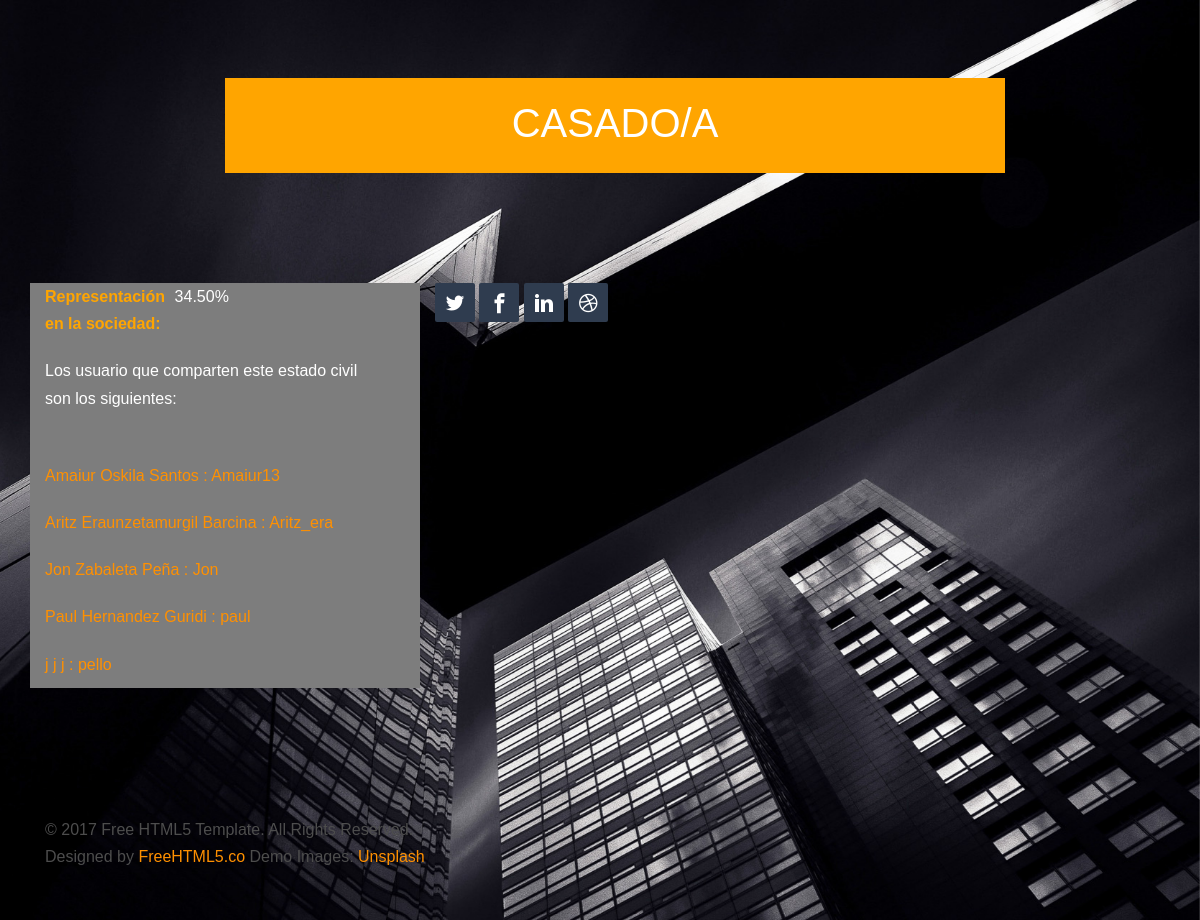
/estadoCivil/1/, run on the app's committed database.
### appRedSocial/models.py (models this page shows, shortened)
class EstadoCivil(models.Model):
 nombreEstadoCivil = models.CharField( max_length=20)
 representacion = models.DecimalField(max_digits=4, decimal_places=2)

class Usuario(models.Model):
 nombreUsuario = models.CharField( max_length=40, primary_key=True)
 contraseña = models.CharField( max_length=8, default='contraseña')
 estadoCivil = models.ForeignKey(EstadoCivil, on_delete=models.CASCADE)
 aficiones = models.ManyToManyField(Aficion, default=[0])#null=False, blank=False
 nombre = models.CharField(max_length=40)
 apellidoUno = models.CharField(max_length=40)
 apellidoDos = models.CharField(max_length=40)
 telefono = models.IntegerField(default=0)
 fecha_nacimiento = models.DateField()
 ciudad = models.ForeignKey(Ciudad, on_delete=models.CASCADE)
 fotoPerfil = models.ImageField(upload_to='img/',blank=True, null=True)
 descripcion = models.CharField(max_length=250)
 sobreMi = models.TextField(null=True, blank=True)
 email = models.EmailField(max_length = 100)
 fotoDescripcion = models.ImageField(upload_to='img/', null=True, blank=True)
 segidos = models.ManyToManyField("self")
 segidores = models.ManyToManyField("self")

### appRedSocial/views.py (the view)
# urls.py: path('estadoCivil/<int:estadoCivil_id>/', views.estadoCivil, name='estadoCivil'),
def estadoCivil(request, estadoCivil_id):
	estadoCivil = get_object_or_404(EstadoCivil, pk=estadoCivil_id)
	usuarios= get_list_or_404(Usuario.objects.order_by('nombreUsuario'))
	usuarioSeleccionado = list()
	for usuario in usuarios:
		if (usuario.estadoCivil.id == estadoCivil.id):
			usuarioSeleccionado.append(usuario)
	context = {'estadoCivil': estadoCivil, 'usuarioSeleccionado': usuarioSeleccionado}
	return render(request, 'estadoCivil.html', context)

### appRedSocial/templates/estadoCivil.html (shortened to what this page needs)
{% extends "base.html" %}
{% block styles %}
{% load static %}
<link rel="stylesheet" href="{% static 'css/animate.css' %}">
<link rel="stylesheet" href="{% static 'css/icomoon.css' %}">
<link rel="stylesheet" href="{% static 'css/bootstrap.css' %}">
<link rel="stylesheet" href="{% static 'css/style.css' %}">
<link rel="stylesheet" href="{% static 'css/imagenFondoCiudad.css' %}">
{% endblock %}
{% block content %}
<div id="page">
	<div id="fh5co-about" class="animate-box">
		<div class="container">
			<div class="row">
				<div class="col-md-8 col-md-offset-2 text-center fh5co-heading nn">
					<h2>{{ estadoCivil.nombreEstadoCivil }}</h2>
				</div>
			</div>
			<div class="row">
				<div class="col-md-4-c">
					<ul class="info">
						<li><span class="first-block">Representación en la sociedad:</span><span class="second-block">{{ estadoCivil.representacion }}%</span></li>
						<li><p>Los usuario que comparten este estado civil son los siguientes: </p></li>
						{%if usuarioSeleccionado %}
							{%for usu in usuarioSeleccionado %}
								<li><a href="{% url 'perfil' usu.nombreUsuario %}">{{usu.nombre}} {{usu.apellidoUno}} {{usu.apellidoDos}} : {{usu.nombreUsuario}} </a></li>
							{% endfor %}
						{% endif %}
					</ul>
				</div>
				<div class="col-md-8">
					<ul class="fh5co-social-icons">
						<li><a href="#"><i class="icon-twitter2"></i></a></li>
						<li><a href="#"><i class="icon-facebook3"></i></a></li>
						<li><a href="#"><i class="icon-linkedin2"></i></a></li>
						<li><a href="#"><i class="icon-dribbble2"></i></a></li>
					</ul>
				</div>
			</div>
		</div>
	</div>
</div>
<div id="fh5co-footer">
	<div class="container">
		<div class="row">
			<div class="col-md-12">
				<p>&copy; 2017 Free HTML5 Template. All Rights Reserved. <br>Designed by <a href="http://freehtml5.co" target="_blank">FreeHTML5.co</a> Demo Images: <a href="http://unsplash.com" target="_blank">Unsplash</a></p>
			</div>
		</div>
	</div>
</div>
{% endblock %}

### appRedSocial/static/css/icomoon.css (style rules this page uses)
[class^="icon-"], [class*=" icon-"] { font-family: 'icomoon' !important; font-style: normal; font-weight: normal; font-variant: normal; text-transform: none; line-height: 1; -webkit-font-smoothing: antialiased; -moz-osx-font-smoothing: grayscale; }
.icon-dribbble2:before { content: "\ea66"; }
.icon-linkedin2:before { content: "\ea74"; }
.icon-twitter2:before { content: "\ea7d"; }
.icon-facebook3:before { content: "\ec4d"; }

### appRedSocial/static/css/style.css (style rules this page uses)
body { font-family: "Space Mono", Arial, serif; font-weight: 400; font-size: 16px; line-height: 1.7; color: #4d4d4d; background: #fff; }
#page { position: relative; overflow-x: hidden; width: 100%; height: 100%; -webkit-transition: 0.5s; -o-transition: 0.5s; transition: 0.5s; }
a { color: #FF9000; -webkit-transition: 0.5s; -o-transition: 0.5s; transition: 0.5s; }
p { margin-bottom: 30px; }
h1, h2, h3, h4, h5, h6, figure { color: #000; font-family: "Space Mono", Arial, serif; font-weight: 400; margin: 0 0 20px 0; }
#fh5co-about, #fh5co-resume, #fh5co-skills, #fh5co-started, #fh5co-work, #fh5co-blog, #fh5co-pricing, #fh5co-contact { padding: 3em 0; clear: both; }
.info { margin: 0; padding: 0; width: 90%; float: left; }
.info li { width: 100%; float: left; list-style: none; padding: 10px 0; }
.info li:first-child { padding-top: 0; }
.info li .first-block { width: 40%; display: inline-block; float: left; color: orange; font-weight: bold; }
.info li .second-block { width: 60%; display: inline-block; color: white; }
.fh5co-social-icons { margin: 0; padding: 0; }
.fh5co-social-icons li { margin: 0; padding: 0; list-style: none; display: -moz-inline-stack; display: inline-block; zoom: 1; *display: inline; }
.fh5co-social-icons li a { display: -moz-inline-stack; display: inline-block; zoom: 1; *display: inline; color: #FF9000; padding-left: 10px; padding-right: 10px; }
.fh5co-social-icons li a i { font-size: 20px; }
#fh5co-about .fh5co-social-icons { margin: 0; padding: 0; }
#fh5co-about .fh5co-social-icons li { padding: 0; list-style: none; display: -moz-inline-stack; display: inline-block; zoom: 1; *display: inline; }
#fh5co-about .fh5co-social-icons li a { display: -moz-inline-stack; display: inline-block; zoom: 1; *display: inline; color: #fff; background: #2F3C4F; padding: 10px 10px 2px 10px; -webkit-border-radius: 2px; -moz-border-radius: 2px; -ms-border-radius: 2px; border-radius: 2px; }
#fh5co-about .fh5co-social-icons li a i { font-size: 20px; }
#fh5co-about h2 { color: white; text-transform: uppercase; }
#fh5co-about p { color: white; }
.fh5co-heading { margin-bottom: 5em; }
.fh5co-heading h2 { font-size: 40px; margin-bottom: 20px; line-height: 1.5; color: orange; }
#fh5co-footer { padding: 50px 0; float: left; width: 100%; }
#fh5co-footer p:last-child { margin-bottom: 0; }
.row { padding-top: 30px; }
.nn { background-color: orange; padding-top: 15px; }

### data on the page
EstadoCivil: nombreEstadoCivil "CASADO/A", representacion "34.50"
Usuario: nombre "Amaiur", apellidoUno "Oskila", apellidoDos "Santos", nombreUsuario "Amaiur13"
Usuario: nombre "Aritz", apellidoUno "Eraunzetamurgil", apellidoDos "Barcina", nombreUsuario "Aritz_era"
Usuario: nombre "Jon", apellidoUno "Zabaleta", apellidoDos "Peña", nombreUsuario "Jon"
Usuario: nombre "Paul", apellidoUno "Hernandez", apellidoDos "Guridi", nombreUsuario "paul"
Usuario: nombre "j", apellidoUno "j", apellidoDos "j", nombreUsuario "pello"
